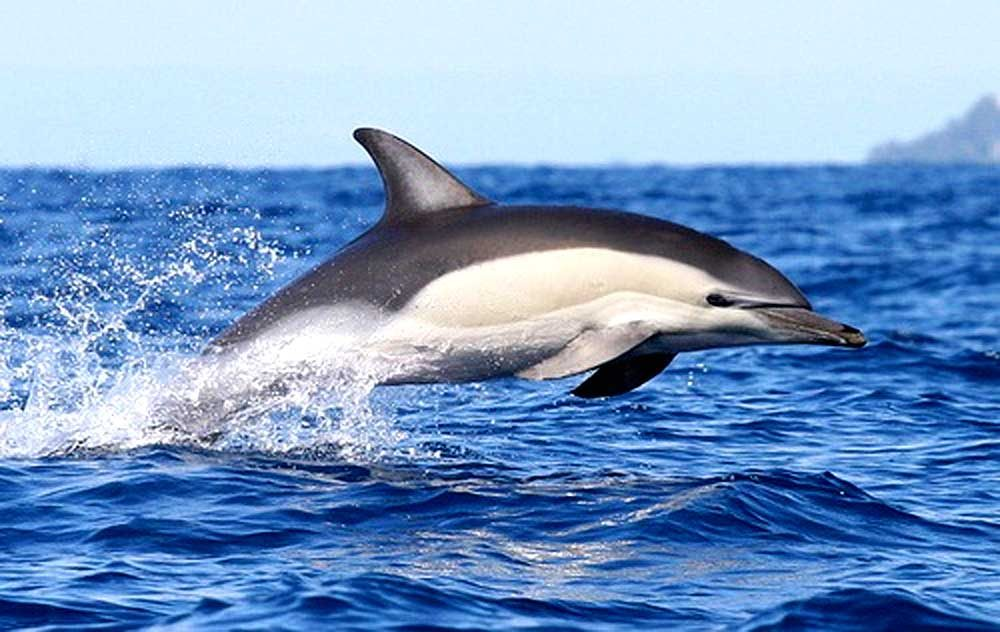
#> input picture Semana_6/delfin.jpg, 1000 x 632 px
$ python 2.py
#> lines starting #> are read from the running program, lines starting #| are printed output that depends on the picture
import cv2
from scipy import signal
import numpy as np
slider_max = 30
title_window = 'Suavizado'
def on_trackbar(val):
  kernel = np.ones((val+3,val+3))/((val+3)**2)
  out = signal.convolve2d(src1, kernel, mode= "same")
  cv2.imshow(title_window, out)

src1 = cv2.imread("delfin.jpg", 0)/255
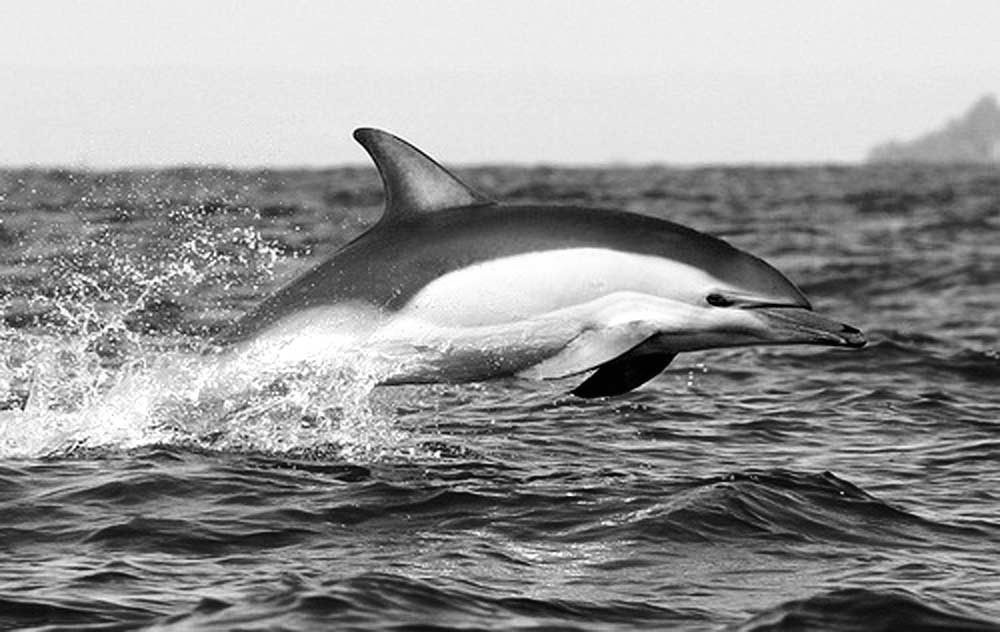
#> src1: shape (632, 1000) float64; min 0, max 1, mean 0.584
print(src1.shape)
#| (632, 1000)


cv2.namedWindow(title_window)
trackbar_name = f"Smooth {slider_max}"
cv2.createTrackbar(trackbar_name, title_window, 0, slider_max, on_trackbar)
on_trackbar(0)
while True:
      key = cv2.waitKey(1)
#> (key Esc is pressed here)
      if key != -1:
        break
cv2.destroyAllWindows()
